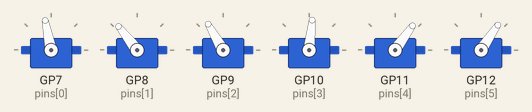
This program was run on a simulated Raspberry Pi Pico running MicroPython. On the bench: 6 × servo. Random numbers come from a fixed seed; servo angles are drawn from the pulse width (0.5 ms = 0°, 2.5 ms = 180°); what the program prints to the serial console is not drawn. At 16.9 s the program stops and its outputs stay as they are.

Above: at 0.15 s.
At 1.98 s:
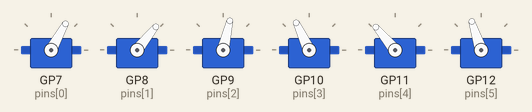
At 4.12 s:
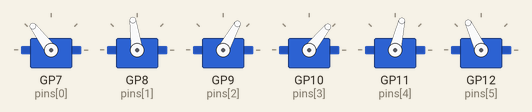
At 8.46 s:
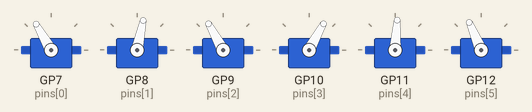
At 11.0 s:
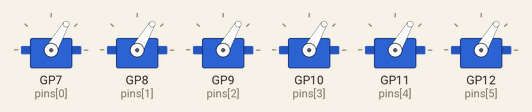
At 16.8 s:
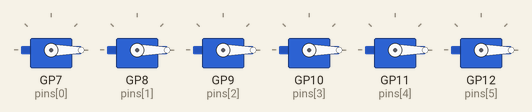
Timing chart, 0 to 18.3 s (numbered marks = the images above):
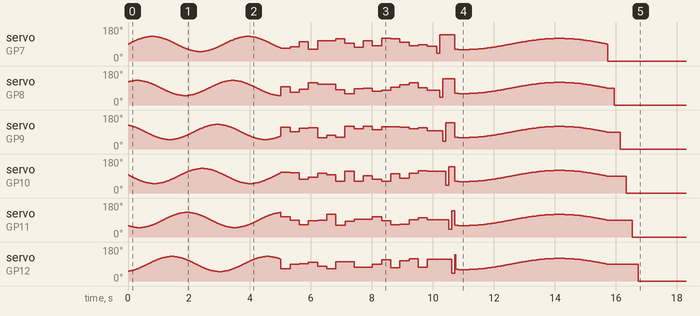

The program:

servo_demo.py
```python
from machine import Pin, PWM
import time
import math
import random

# --- PWM初期化 ---
pins = [7,8,9,10,11,12]
servos = []

for p in pins:
    pwm = PWM(Pin(p))
    pwm.freq(50)
    servos.append(pwm)

# --- 角度設定 ---
def set_angle(pwm, angle):
    duty = int(1638 + (angle / 180) * 6553)  # 0.5ms〜2.5ms
    pwm.duty_u16(duty)

# --- パターン① 波 ---
def wave_motion(duration=5):
    print("▶ パターン① 波の動き 開始")
    start = time.ticks_ms()
    while time.ticks_diff(time.ticks_ms(), start) < duration * 1000:
        t = time.ticks_ms() / 1000
        for i, pwm in enumerate(servos):
            angle = 90 + 40 * math.sin(t * 2 + i)
            set_angle(pwm, angle)
        time.sleep(0.02)
    print("▶ パターン① 終了\n")

# --- パターン② ランダム ---
def random_motion(duration=5):
    print("▶ パターン② ランダム動作 開始")
    start = time.ticks_ms()
    while time.ticks_diff(time.ticks_ms(), start) < duration * 1000:
        for pwm in servos:
            angle = random.randint(60, 120)
            set_angle(pwm, angle)
        time.sleep(0.3)
    print("▶ パターン② 終了\n")

# --- パターン③ スキャン ---
def scan_motion():
    print("▶ パターン③ スキャン動作 開始")
    for pwm in servos:
        set_angle(pwm, 40)
        time.sleep(0.1)
        set_angle(pwm, 140)
    print("▶ パターン③ 終了\n")

# --- パターン④ 呼吸 ---
def breathing_motion(duration=5):
    print("▶ パターン④ 呼吸動作 開始")
    start = time.ticks_ms()
    while time.ticks_diff(time.ticks_ms(), start) < duration * 1000:
        t = time.ticks_ms() / 1000
        base = 90 + 30 * math.sin(t)
        for pwm in servos:
            set_angle(pwm, base)
        time.sleep(0.02)
    print("▶ パターン④ 終了\n")

# --- メイン ---
print("=== サーボ動作スタート ===\n")

wave_motion()
random_motion()
scan_motion()
breathing_motion()

# 0に戻す
angle=0
for pwm in servos:
    set_angle(pwm,angle)
    time.sleep(0.2)

print("=== すべての動作終了 ===")

# --- PWM停止（必要なら） ---
for pwm in servos:
    pwm.deinit()
```
